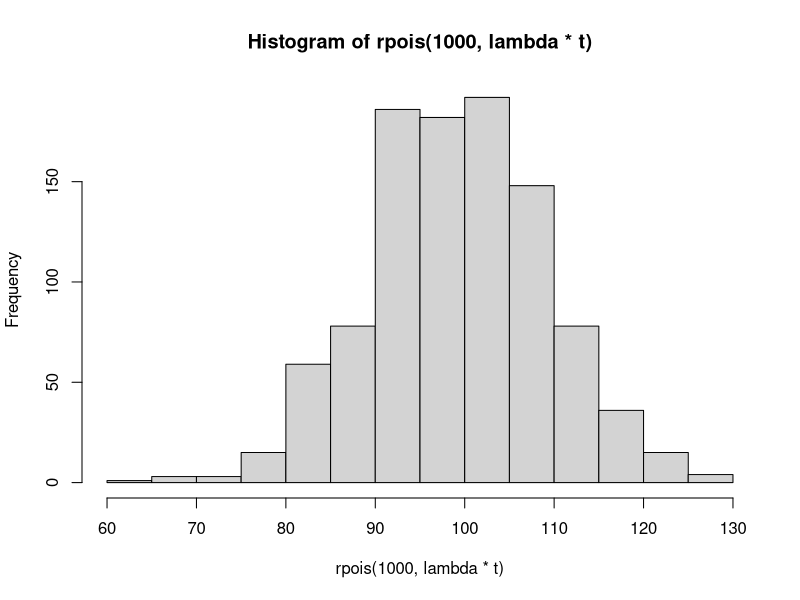
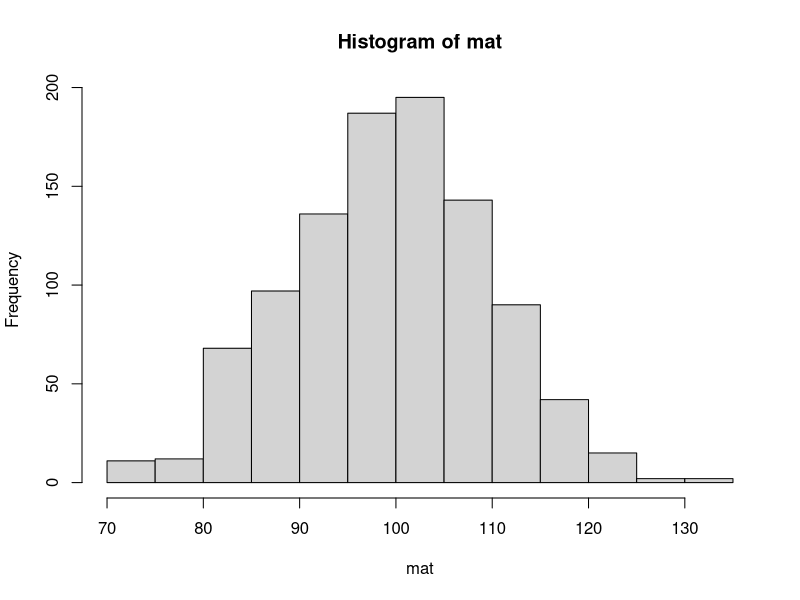

The R source for these figures, in order:
# lambda: 10, t: 10

setwd("/Users/code/r/StochasticProcess/chapter/chapter6")

lambda <- 10
t <- 10

png("./pic/def2.png")
hist(rpois(1000, lambda * t))

png("./pic/def2_.png")
mat <- numeric(1000)
for(i in 1:1000){
    simPoint <- rexp(10000, lambda)
    cumSum <- cumsum(simPoint)
    mat[i] <- length(cumSum[cumSum <= t])
}
hist(mat)